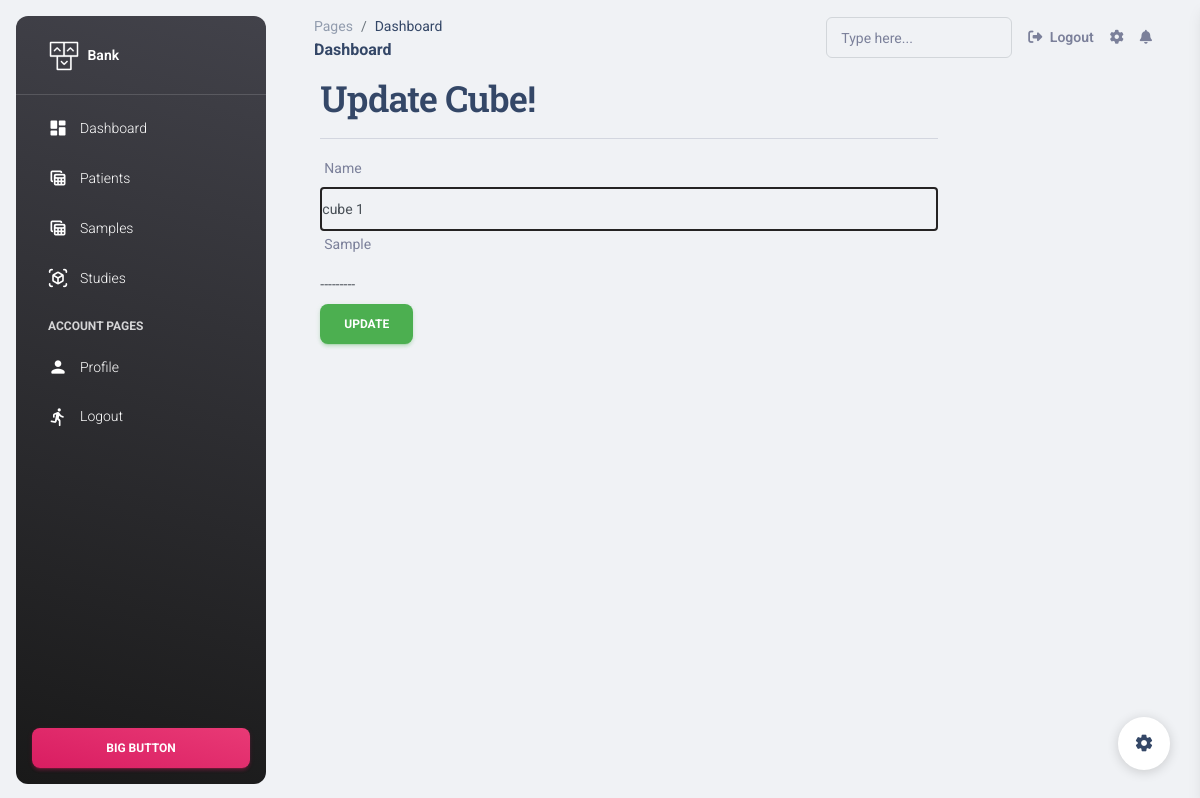
The page /1/edit_cube/ (signed in) on the database as committed earlier.
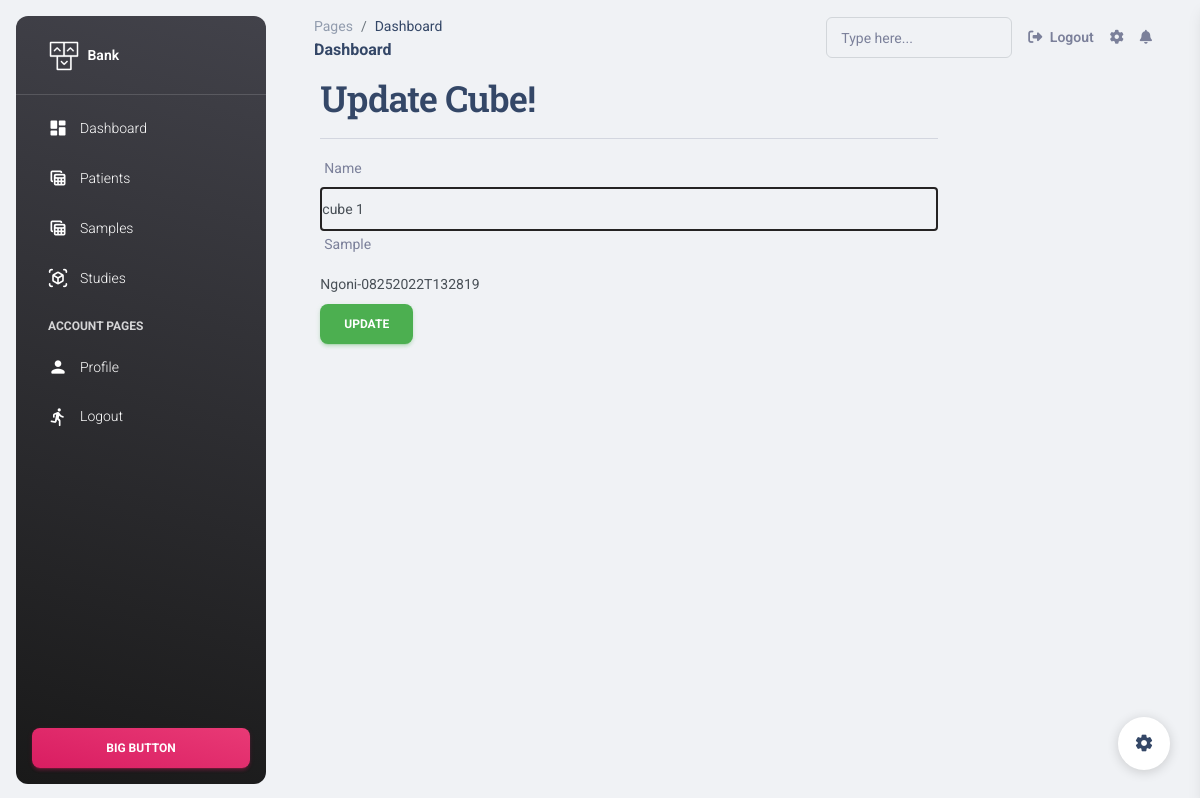
The same page on the database as committed later.
### apps/home/models.py (models this page shows, shortened)
class Cube(models.Model):
    id = models.AutoField(primary_key=True)
    box = models.ForeignKey(Box, on_delete=models.CASCADE)
    occupied = models.BooleanField(default=False)
    sample = models.ForeignKey(Sample, blank=True,null=True,on_delete=models.CASCADE,related_name='mySample')
    name = models.CharField(max_length=200, default="cube 1")

### apps/home/views.py (the view, shortened to what this page needs)
# urls.py: re_path(r'^(?P<cubeid>\d+)/edit_cube/$',views.UpdateCubeView.as_view(), name='edit_cube'),
class UpdateCubeView(LoginRequired, AuthorshipRequired, UpdateView):
    template_name = 'cubes/edit_cube.html'
    model = Cube
    pk_url_kwarg = 'cubeid'
    form_class=CubeForm

### apps/home/views.py
class CubeForm(ModelForm):
    class Meta:
        model = Cube
        fields = ('name','sample')
    def __init__(self, *args, **kwargs):
        super(CubeForm, self).__init__(*args, **kwargs)
        self.fields['sample'].queryset = Sample.objects.filter(allocated=False)

### apps/context_processors.py (called while the page is built)
def cfg_assets_root(request):
    return { 'ASSETS_ROOT' : settings.ASSETS_ROOT }

### apps/home/mixins.py (called while the page is built)
    @method_decorator(login_required)
    def dispatch(self, *args, **kwargs):
        return super(LoginRequired, self).dispatch(*args, **kwargs)

    def dispatch(self, request, *args, **kwargs):
        obj = self.get_object()
        return super(AuthorshipRequired, self).dispatch(request, *args, **kwargs)

### apps/home/models.py (called while the page is built)
    def __str__(self) -> str:
        return self.name

### apps/templates/cubes/edit_cube.html (shortened to what this page needs)
{% extends 'layouts/base.html' %}
{% load widget_tweaks %}
{% block content %}
<div style="margin-left: 5%;" class="col-md-offset-2 col-md-8">
    <h2>Update Cube!</h2><hr>
    <form method="post">
        {% for field in form.visible_fields %}
            <div class="form-group">
                <label for="{{ field.id_for_label }}">{{ field.label }}</label>
                {{ field|add_class:'form-control' }}
            </div>
        {% endfor %}
        <div class="form-group">
            <button type="submit" class="btn btn-success">Update</button>
        </div>
    </form>
</div>
{% endblock %}

Rows that differ between the two databases and show on the page:
changed Cube "cube 1": sample "---------" → "Ngoni-08252022T132819"
